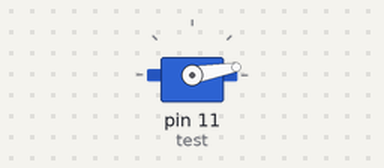
A sketch run on a simulated Arduino Uno, built with avr-gcc and run on an emulated ATmega328P. Parts: servo.

Above: at 0.05 s.
Timing chart, 0 to 4.6 s (numbered marks = the images above):
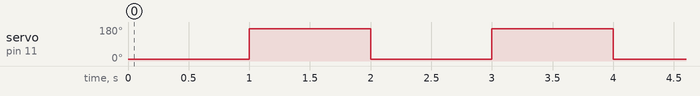

Measured:
- by itself, servo on pin 11 (test): alternates 170° for 1.0 s and 10° for 1.0 s

The sketch:

Servomotor_task.ino
```cpp
#include <Servo.h>
Servo test;

void setup() {
  test.attach(11);
}

void loop() {
  test.write(10);  // Aproape de un capăt
  delay(1000);
  test.write(170); // Aproape de celălalt capăt
  delay(1000);
}
```
